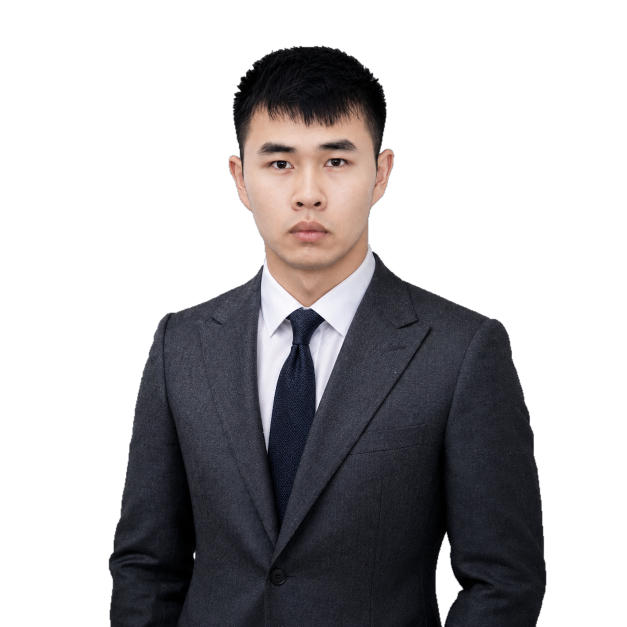
#> input picture Achieve/Anthropic/output/team-portrait/cutouts/DWD.png, 1254 x 1254 px, given in place of exec-9291e2d1-5843-4422-bb61-2149d4b4ddd0.png, which was not available (shown at 1/2 size); the run also reads 1 picture not shown here
$ python compose_clean.py
#> lines starting #> are read from the running program, lines starting #| are printed output that depends on the picture; after the words box and inside, x2 and y2 are one past the last pixel; in counts of white or black regions, pixels touching at a corner belong together; pictures that were not available may be replaced by others from this repository, and a replacement may not be noted
import sys,ast,json
from pathlib import Path
sys.path.insert(0,r'C:\Users\22673\AppData\Local\uv\cache\archive-v0\4DlIoc7cifau5IH2')
import cv2
import numpy as np
from PIL import Image,ImageDraw,ImageFilter
P=Path(__file__).parent; B=Path(r'C:\Users\22673\.codex\generated_images\01a07900-7a8c-7c81-af8a-8006f8ab8a9c')
room=Image.open(B/'exec-9291e2d1-5843-4422-bb61-2149d4b4ddd0.png').convert('RGB').resize((1086,1448))
# Adjust the empty chair down to the seated source's hip level.
# The surrounding wall/floor is reconstructed from nearby empty horizontal strips.
bg=np.array(room)
for yy in range(790,1448):
    for xx in range(328,800):
        bg[yy,xx]=bg[yy,230+(xx-328)%70]
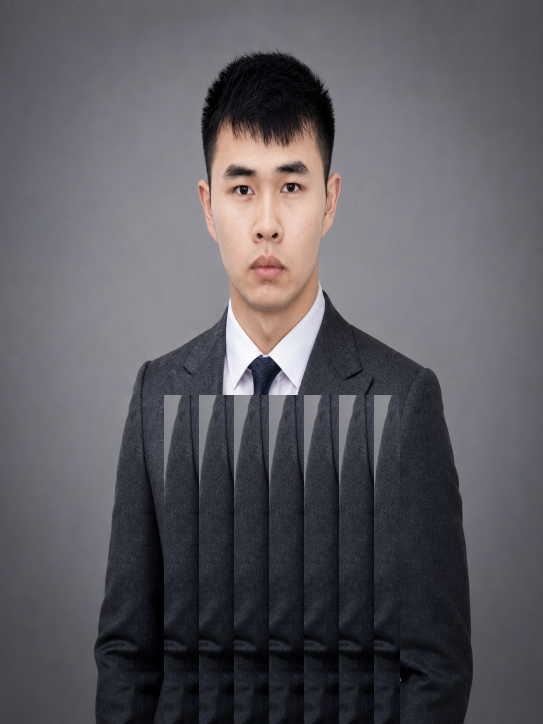
#> bg: shape (1448, 1086, 3) (shown at 1/2 size); mean R, G, B 91.8, 90.1, 95.6
canvas=Image.fromarray(bg)
chair=room.crop((327,790,800,1330))
cm=np.full((540,473),cv2.GC_PR_BGD,np.uint8)
cm[8:510,35:443]=cv2.GC_PR_FGD
cm[70:210,75:180]=cv2.GC_FGD
cm[:5,:]=cv2.GC_BGD;cm[:,-5:]=cv2.GC_BGD;cm[:,:5]=cv2.GC_BGD
cv2.grabCut(cv2.cvtColor(np.array(chair),cv2.COLOR_RGB2BGR),cm,None,np.zeros((1,65)),np.zeros((1,65)),5,cv2.GC_INIT_WITH_MASK)
ca=Image.fromarray(np.where((cm==1)|(cm==3),255,0).astype('uint8')).filter(ImageFilter.GaussianBlur(.6))
canvas.paste(chair,(327,945),ca)

# Reuse only clothing below each supplied portrait; no generated head is included.
old=np.array(Image.open(B/'exec-e56f42ff-18f4-4b62-b9d0-78f2ecdbbdc7.png').convert('RGB'))
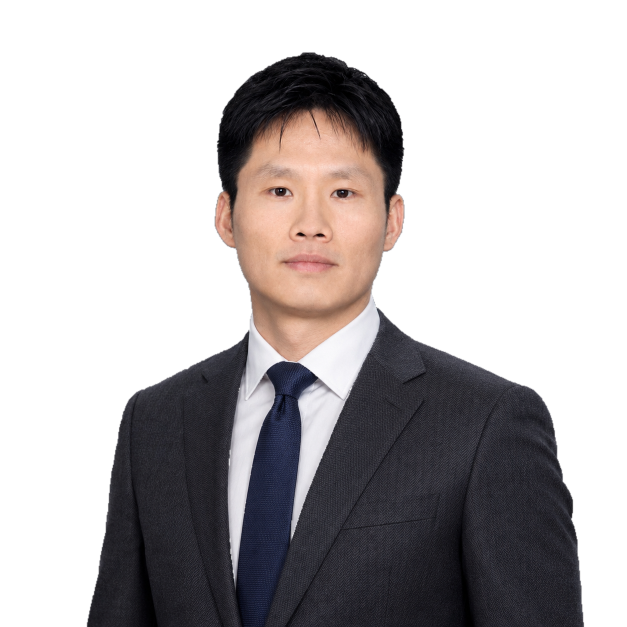
#> input picture Achieve/Anthropic/output/team-portrait/cutouts/JS.png, 1254 x 1254 px, given in place of exec-e56f42ff-18f4-4b62-b9d0-78f2ecdbbdc7.png, which was not available (shown at 1/2 size)
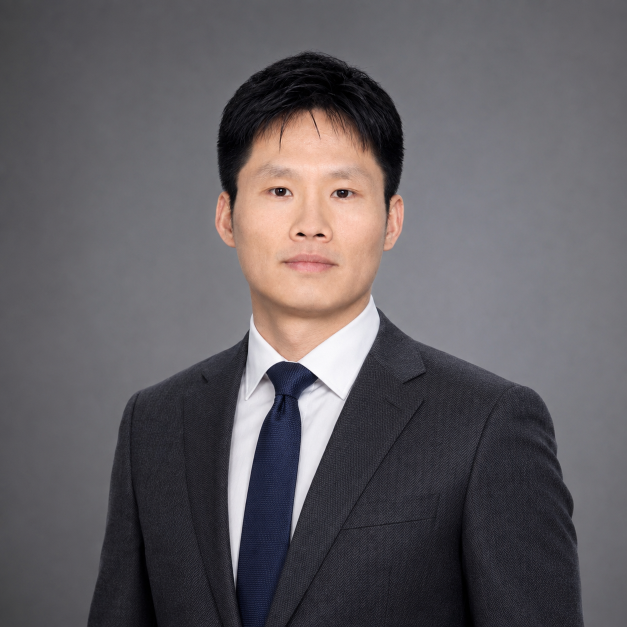
#> old: shape (1254, 1254, 3) (shown at 1/2 size); mean R, G, B 97.1, 92.8, 96.8
polys=[[(0,550),(251,550),(261,1170),(238,1390),(205,1400),(180,1290),(102,1270),(89,1350),(44,1350),(0,1290)],
[(828,550),(1085,550),(1085,1250),(1040,1310),(976,1310),(970,1260),(903,1260),(862,1266),(831,1160)],
[(160,490),(427,490),(440,580),(430,790),(376,831),(367,1090),(272,1220),(217,1390),(177,1160)],
[(418,446),(582,446),(602,586),(578,620),(454,586)],
[(608,459),(856,459),(878,662),(866,1010),(827,1243),(777,1250),(709,1120),(691,829),(638,786),(615,756)]]
shape=np.zeros(old.shape[:2],np.uint8)
cv2.fillPoly(shape,[np.array(p,np.int32) for p in polys],255)
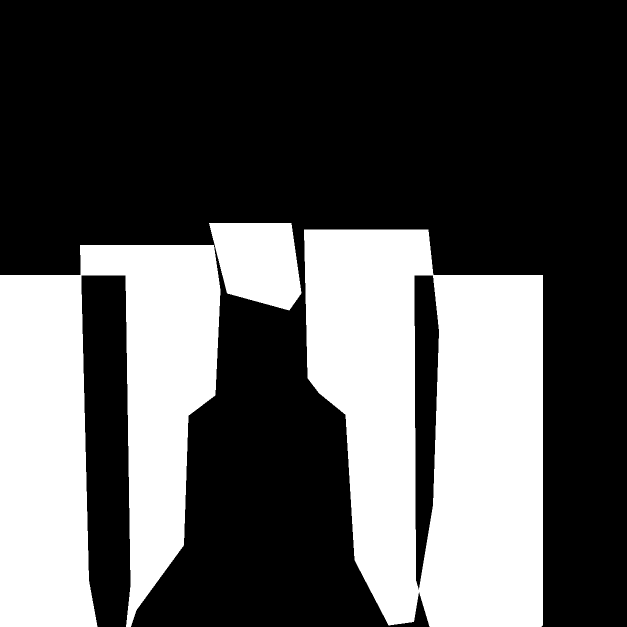
#> shape: shape (1254, 1254) (shown at 1/2 size); 34.2% white; 3 white regions, box (x1, y1, x2, y2) and area: (608, 459, 1086, 1254) 286618, (0, 490, 441, 1254) 226127, (418, 446, 603, 621) 24657
mask=np.where(shape>0,cv2.GC_PR_FGD,cv2.GC_BGD).astype(np.uint8)
er=cv2.erode(shape,np.ones((19,19),np.uint8))>0
rgb=old.astype(np.int16)
cloth=(rgb.mean(2)<85)&(rgb[:,:,0]-rgb[:,:,2]<10)
#> cloth: shape (1254, 1254) bool; 35.8% white; 341 white regions (330 under 20 px), largest, box (x1, y1, x2, y2) and area: (0, 615, 1169, 1254) 470391, (434, 102, 809, 421) 46682, (0, 0, 238, 468) 44202
mask[er&cloth]=cv2.GC_FGD
cv2.grabCut(cv2.cvtColor(old,cv2.COLOR_RGB2BGR),mask,None,np.zeros((1,65)),np.zeros((1,65)),5,cv2.GC_INIT_WITH_MASK)
a=Image.fromarray(np.where((mask==1)|(mask==3),255,0).astype('uint8')).filter(ImageFilter.GaussianBlur(.6))
canvas.paste(Image.fromarray(old),(0,0),a)

specs=[('LQF',.327,-51,193),('JS',.329,749,229),('WZH',.371,236,231),('DWD',.375,495,230),('LJT',.390,80,262)]
for name,s,x,y in specs:
    im=Image.open(P/'cutouts'/(name+'.png'))
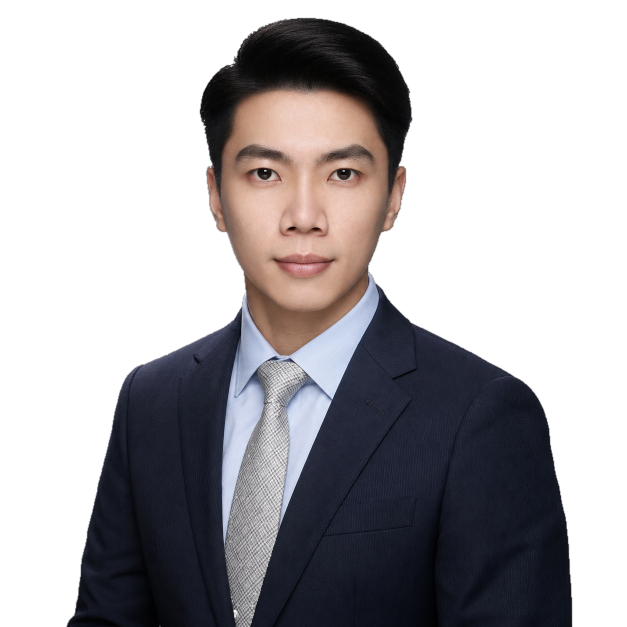
#> input picture Achieve/Anthropic/output/team-portrait/cutouts/LQF.png, 1254 x 1254 px (shown at 1/2 size)
#> im is the input picture: PIL image 1254x1254 RGBA; mean R, G, B, A 90.6, 88.5, 93.3, 118.6
    im=im.resize((round(im.width*s),round(im.height*s)),Image.Resampling.LANCZOS)
#> im: PIL image 410x410 RGBA
    alpha=im.getchannel('A')
    for yy in range(im.height-35,im.height):
        for xx in range(im.width):
            alpha.putpixel((xx,yy),round(alpha.getpixel((xx,yy))*(im.height-1-yy)/35))
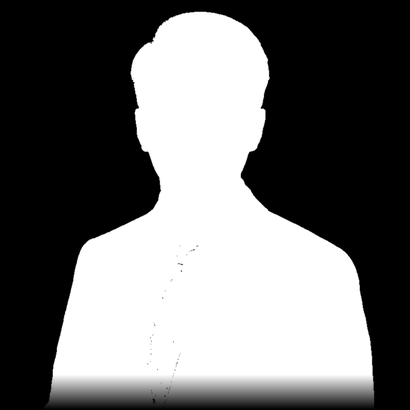
#> alpha: PIL image 410x410 L; min 0, max 255, mean 109.7
    canvas.paste(im,(x,y),alpha)
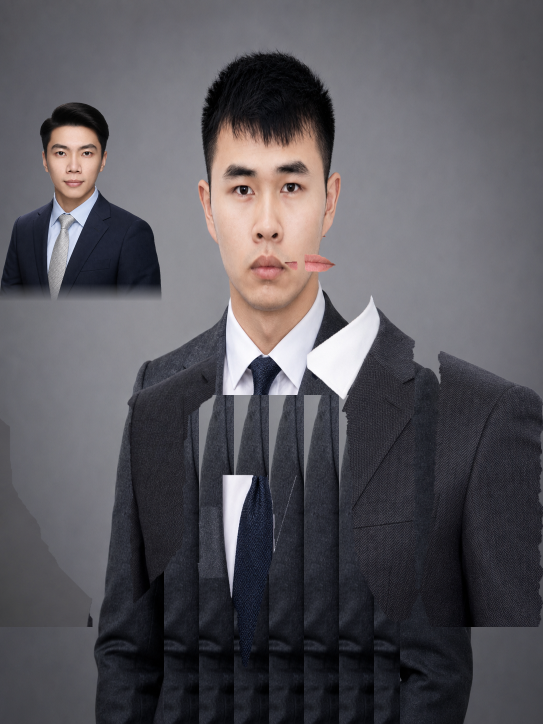
#> canvas: PIL image 1086x1448 RGB (shown at 1/2 size); mean R, G, B 87.8, 85.5, 90.9
#> (the run stopped early here; a loop or call above may not have finished)
